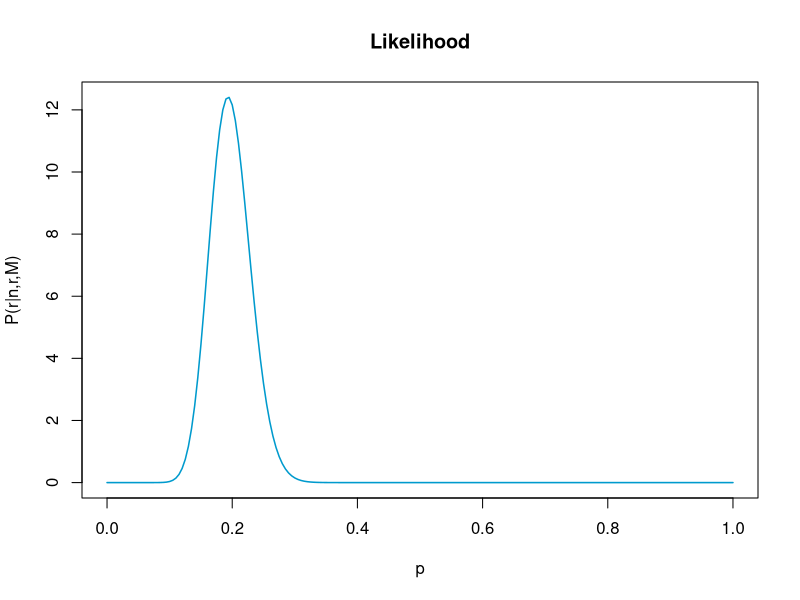
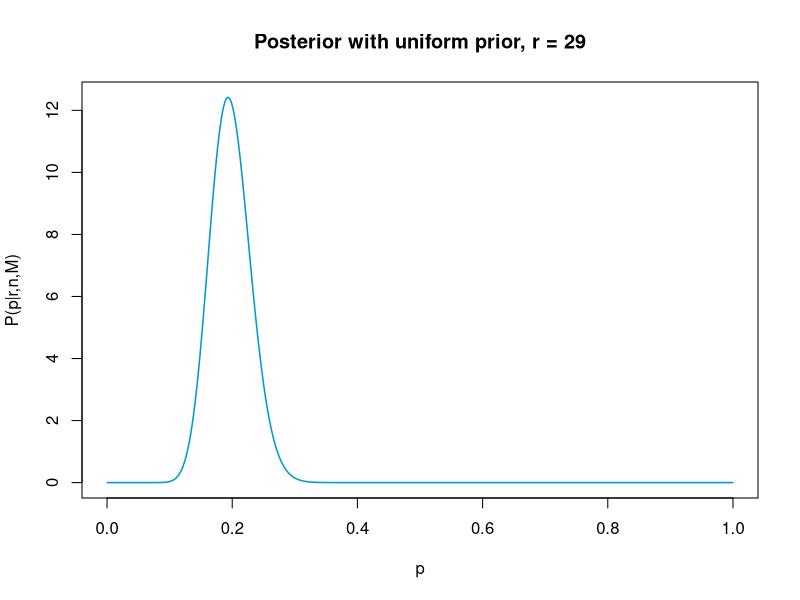
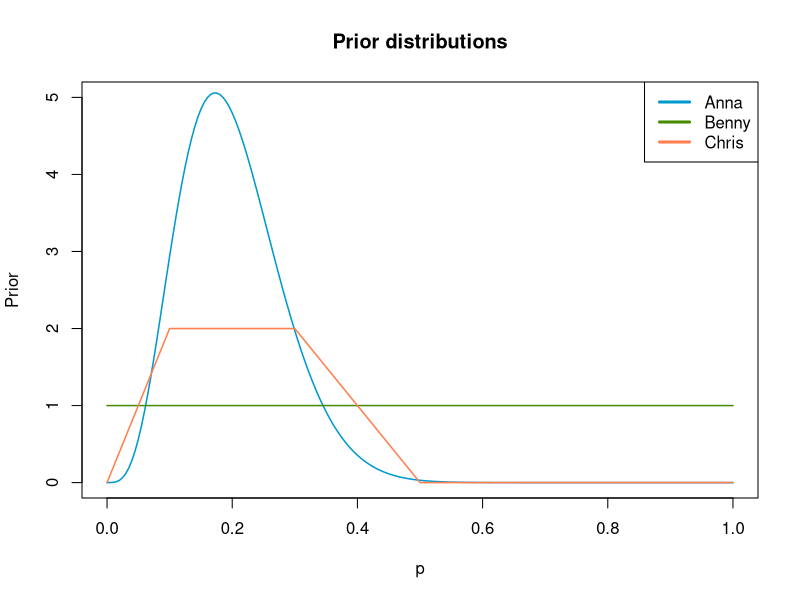
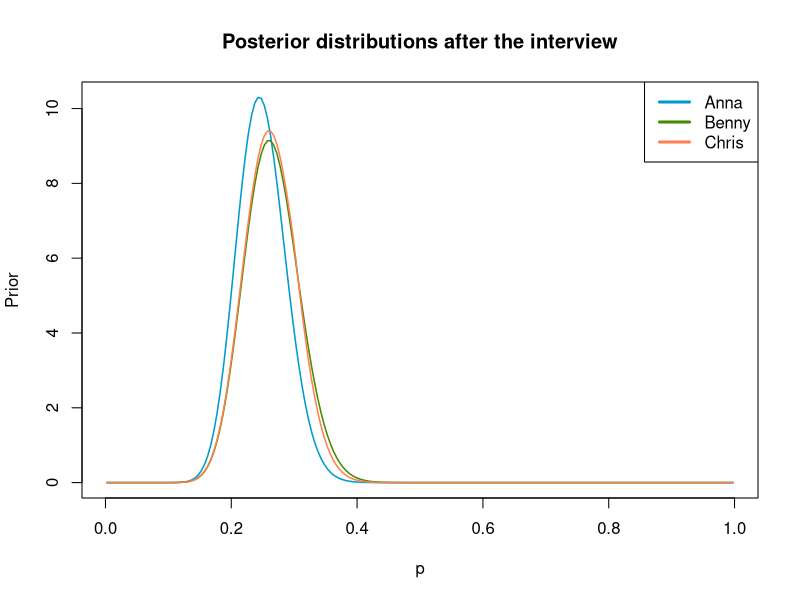
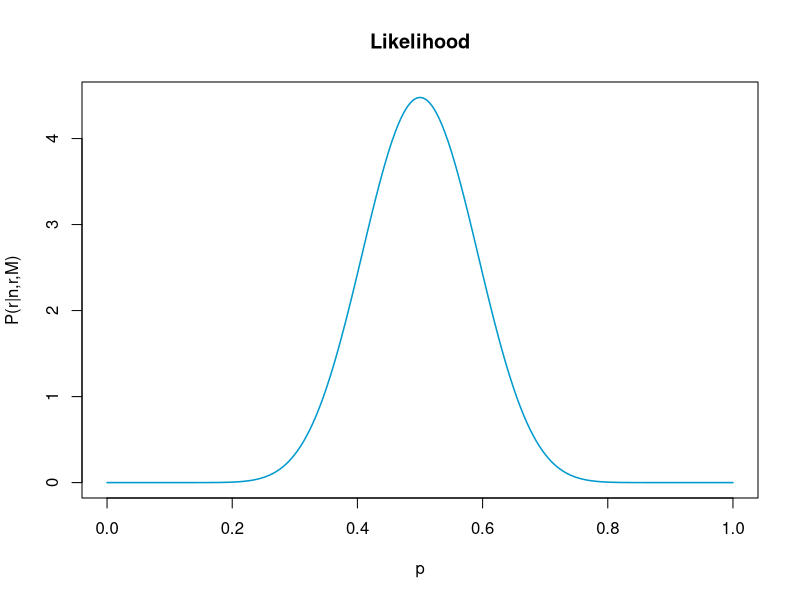
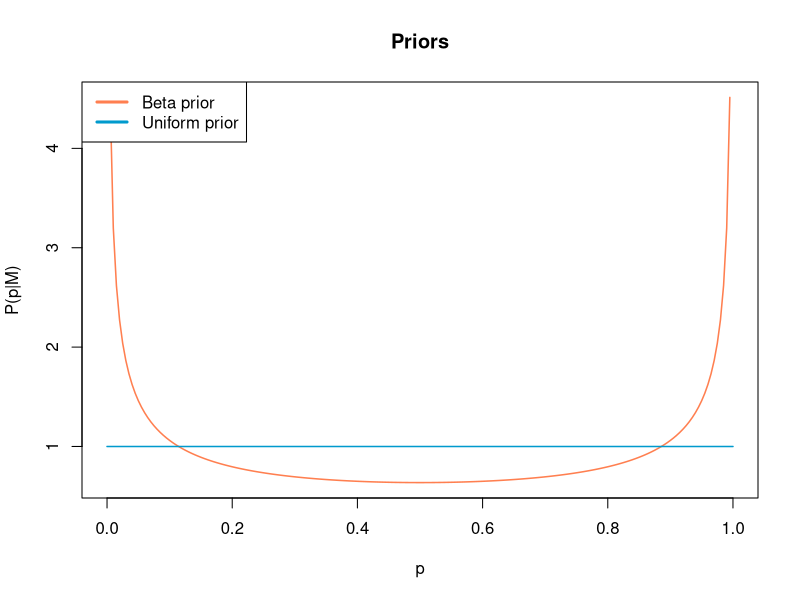
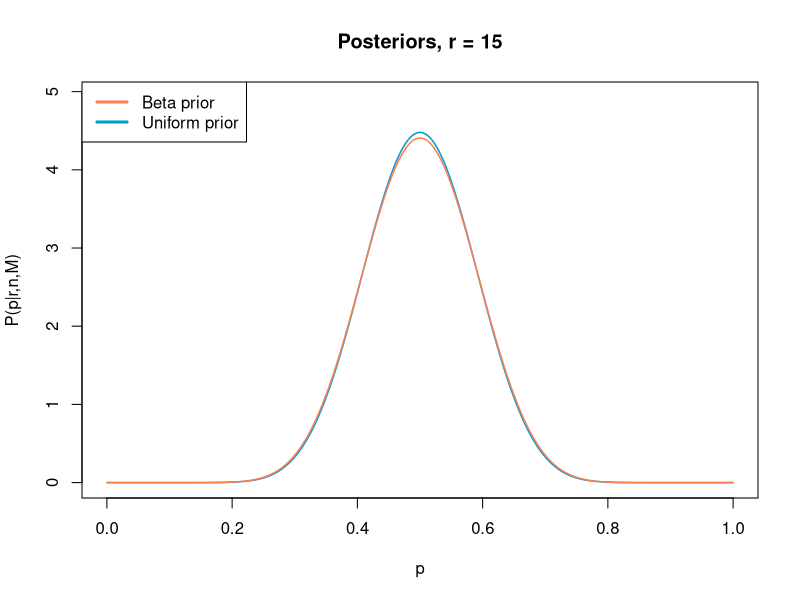
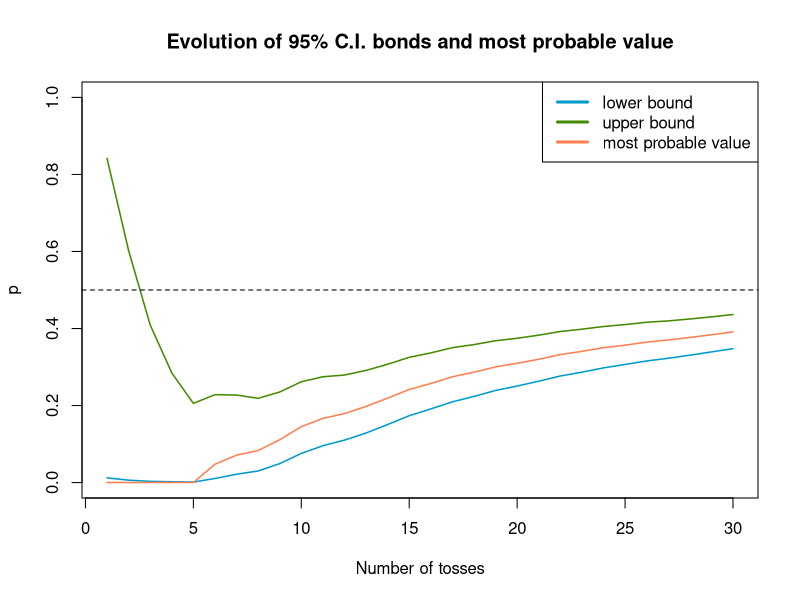

Generate these figures, in order, with R:
## ---- chunk 1
knitr::opts_chunk$set(echo = TRUE)
## ---- chunk 2
n <- 150
r <- 29
p <- seq(0, 1, length.out = 201) 
likelihood <- function(p) {
  return(dbinom(x=r, size=n, prob=p))
}
likelihood1 <- integrate(likelihood,0,1)$value
L <- likelihood(p)/likelihood1
plot(p, L, 
     col = "deepskyblue3", 
     lwd = 1.5,
     type = "l", 
     xlab = "p", 
     ylab = "P(r|n,r,M)",
     main = "Likelihood")

n.sample <- 2000 # number of intervals in which we divide [0,1] 
delta.p <- 1/n.sample # sub-intervals length
p <- seq(from=1/(2*n.sample), by=1/n.sample, length.out=n.sample)

post.star <- dbinom(x=r, size=n, prob=p) 
post.norm <- post.star/(delta.p*sum(post.star)) 

plot(p, post.norm, 
     type = "l", 
     lwd = 1.5, 
     col = "deepskyblue3", 
     xlim = c(0,1), 
     xlab = "p", 
     ylab = "P(p|r,n,M)",
     main = paste("Posterior with uniform prior, r =", r)) 
## ---- chunk 3
p <- seq(0, 1, length.out=201) 
alpha.p <- 4.8
beta.p <- 19.2
anna.prior <- function(p, alpha, beta) {
  return(dbeta(p, alpha, beta))
}

benny.prior <- dunif(p)

chris.prior <- function(x){
  prior.v <- ifelse(x >= 0 & x < 0.1, 20*p, 
                    ifelse(x >= 0.1 & x < 0.3, 2,
                           ifelse(x >= 0.3 & x < 0.5, 5-10*x, 0)))
  return(prior.v)
}

plot(p, anna.prior(p, alpha.p, beta.p),
     ylim = c(0,5),
     lwd=1.5,
     type = "l",
     xlab = "p",
     ylab = "Prior",
     col = "deepskyblue3",
     main = "Prior distributions")

lines(p, benny.prior,
      lwd=1.5,
      type = "l",
      col = "chartreuse4")

lines(p, chris.prior(p),
      lwd=1.5,
      type = "l",
      col = "coral")

legend("topright", 
       c("Anna", "Benny", "Chris"), 
       lwd = 3, 
       col = c("deepskyblue3", "chartreuse4", "coral"))
## ---- chunk 4
r <- 26
n <- 100
n.sample <- 200 # number of intervals in which we divide [0,1] 
delta.p <- 1/n.sample # sub-intervals length
p <- seq(from=1/(2*n.sample), by=1/n.sample, length.out=n.sample)

alpha <- alpha.p + r 
beta <- beta.p + n - r 
anna.post<- dbeta(p, alpha, beta)

plot(p, anna.post,
     lwd=1.5,
     type = "l",
     xlab = "p",
     ylab = "Prior",
     col = "deepskyblue3",
     main = "Posterior distributions after the interview")

benny.post.star <- dbinom(x=r, size=n, prob=p)
benny.post.norm <- benny.post.star/(delta.p*sum(benny.post.star))

lines(p, benny.post.norm,
      lwd=1.5,
      type = "l",
      col = "chartreuse4")

chris.posterior <- function(p) {
  return(dbinom(r,n,p)*chris.prior(p))
} 
norm <- integrate(chris.posterior,0,1)$value 
chris.posterior.norm <- function(p) {
  return(dbinom(r,n,p)*chris.prior(p)/norm)
}

lines(p, chris.posterior.norm(p),
      lwd = 1.5,
      type = "l",
      col = "coral")

legend("topright", 
       c("Anna", "Benny", "Chris"), 
       lwd = 3, 
       col = c("deepskyblue3", "chartreuse4", "coral"))
## ---- chunk 5
cat("Most probable value according to Anna:", p[which.max(anna.post)],"\n")
cat("95% credibility interval according to Anna: [x1, x2] = [", p[which.min(abs(0.025-cumsum(anna.post*delta.p)))], 
    ",", p[which.min(abs(0.975-cumsum(anna.post*delta.p)))], "]", "\n")

cat("Most probable value according to Benny:", p[which.max(benny.post.norm)], "\n")
cat("95% credibility interval according to Benny: [x1, x2] = [", p[which.min(abs(0.025-cumsum(benny.post.norm*delta.p)))], 
    ",", p[which.min(abs(0.975-cumsum(benny.post.norm*delta.p)))], "]", "\n")

cat("Most probable value according to Chris:", p[which.max(chris.posterior.norm(p))], "\n")
cat("95% credibility interval according to Chris: [x1, x2] = [", p[which.min(abs(0.025-cumsum(chris.posterior.norm(p)*delta.p)))], 
    ",", p[which.min(abs(0.975-cumsum(chris.posterior.norm(p)*delta.p)))], "]")
## ---- chunk 6
n <- 30
r <- 15  # heads
p <- seq(0, 1, length.out = 201)
likelihood <- function(p) {
  return(dbinom(x=r, size=n, prob=p))
}
likelihood1 <- integrate(likelihood,0,1)$value
L <- likelihood(p)/likelihood1
plot(p, L, 
     col = "deepskyblue3", 
     lwd = 1.5,
     type = "l", 
     xlab = "p", 
     ylab = "P(r|n,r,M)",
     main = "Likelihood")

flat.prior <- dunif(p)

alpha.p <- 0.5 # assume a fair coin
beta.p <- 0.5
beta.prior <- dbeta(p, alpha.p, beta.p)

plot(p, beta.prior,
     col = "coral", 
     type= "l", 
     lty = 1, 
     lwd = 1.5, 
     xlab = "p",
     ylab = "P(p|M)",
     main = "Priors")

lines(p, flat.prior,
     col = "deepskyblue3", 
     type= "l", 
     lty = 1, 
     lwd = 1.5)

legend("topleft", 
       c("Beta prior", "Uniform prior"), 
       lwd = 3, 
       col = c("coral", "deepskyblue3"))

n.sample <- 2000 # number of intervals in which we divide [0,1] 
delta.p <- 1/n.sample # sub-intervals length
p <- seq(from=1/(2*n.sample), by=1/n.sample, length.out=n.sample)
post.star.u <- dbinom(x=r, size=n, prob=p)
post.norm.u <- post.star.u/(delta.p*sum(post.star.u))
plot(p, post.norm.u,
     type = "l", 
     lwd = 1.5, 
     col = "deepskyblue3",
     ylim = c(0, 1.1*max(post.norm.u)),
     xlab = "p", 
     ylab = "P(p|r,n,M)",
     main = paste("Posteriors, r =", r)) 

alpha <- alpha.p + r 
beta <- beta.p + n - r 
post.star.b <- dbeta(p, alpha, beta)
post.norm.b <- post.star.b/(delta.p*sum(post.star.b))
lines(p, post.norm.b,
     type = "l", 
     lwd = 1.5, 
     col = "coral",
     xlab = "p", 
     ylab = "P(p|r,n,M)")

legend("topleft", 
       c("Beta prior", "Uniform prior"), 
       lwd = 3, 
       col = c("coral", "deepskyblue3"))
## ---- chunk 7
cat("Most probable value using an uniform prior:", p[which.max(post.norm.u)],"\n")
cat("95% credibility interval using an uniform prior: [x1, x2] = [", p[which.min(abs(0.025-cumsum(post.norm.u*delta.p)))], 
    ",", p[which.min(abs(0.975-cumsum(post.norm.u*delta.p)))], "]", "\n")

cat("Most probable value using a beta prior:", p[which.max(post.norm.b)], "\n")
cat("95% credibility interval using a beta prior: [x1, x2] = [", p[which.min(abs(0.025-cumsum(post.norm.b*delta.p)))], 
    ",", p[which.min(abs(0.975-cumsum(post.norm.b*delta.p)))], "]", "\n")
## ---- chunk 8
outcomes <- c("T", "T", "T", "T", "T", "H", "T", "T", "H", "H", "T", "T", "H", "H", "H",
              "T", "H", "T", "H", "T", "H", "H", "T", "H", "T", "H", "T", "H", "H", "H")

n <- 30
n.sample <- 2000
delta.p <- 1/n.sample
p <- seq(from=1/(2*n.sample), by=1/n.sample, length.out=n.sample)

r <- 0
upper.bond <- c()
lower.bond <- c()
most.prob <- c()
pst.norm <- dunif(p)
plt = FALSE
for(i in 1:30) {
  if(outcomes[i]=="H") { 
    r <- r + 1
  }
  pst.star <- dbinom(x = r, size = i, prob = p)*pst.norm
  pst.norm <- pst.star/(delta.p*sum(pst.star))
  #cat(p.norm[1:10], "\n")
  if(plt == TRUE) {
    plot(p, pst.norm, 
         type = "l", 
         lwd = 1.5, 
         col = "deepskyblue3",
         xlab = "p",
         ylab = "P(p|r,n,M)",
         main=paste("Posterior, r =", r, ", n =", i))
  }
  #cat(p.norm[1:10], "\n")
  x1 <- p[which.min(abs(0.025-cumsum(pst.norm*delta.p)))]
  x2 <- p[which.min(abs(0.975-cumsum(pst.norm*delta.p)))]
  most.prob <- c(most.prob, p[which.max(pst.norm)])
  lower.bond <- c(lower.bond, x1)
  upper.bond <- c(upper.bond, x2)
}

#cat(lower.bond, "\n")
#cat("\n")
#cat(upper.bond, "\n")
#cat("\n")
#cat(most.prob)

plot(seq(1,30), lower.bond,
     type = "l", 
     lwd = 1.5, 
     ylim = c(0,1),
     col = "deepskyblue3",
     xlab = "Number of tosses",
     ylab = "p",
     main=paste("Evolution of 95% C.I. bonds and most probable value"))

lines(seq(1,30), upper.bond,
      type = "l",
      lwd = 1.5,
      col = "chartreuse4")

lines(seq(1,30), most.prob,
      type = "l",
      lwd = 1.5,
      col = "coral")

legend("topright", 
       c("lower bound", "upper bound", "most probable value"), 
       lwd = 3, 
       col = c("deepskyblue3", "chartreuse4", "coral"))

abline(h = 0.5, lty = 2)
## ---- chunk 9
r <- 0
upper.bond <- c()
lower.bond <- c()
most.prob <- c()
plt = FALSE
pst.norm <- dunif(p)
for(i in 1:30) {
  if(outcomes[i]=="H") { 
    r <- r + 1
  }
  pst.star <- dbinom(x = r, size = i, prob = p)
  pst.norm <- pst.star/(delta.p*sum(pst.star))
  #cat(p.norm[1:10], "\n")
  if(plt == TRUE) {
  plot(p, pst.norm, 
       type = "l", 
       lwd = 1.5, 
       col = "deepskyblue3",
       xlab = "p",
       ylab = "P(p|r,n,M)",
       main=paste("Posterior, r =", r, ", n =", i))
  }
  #cat(p.norm[1:10], "\n")
  x1 <- p[which.min(abs(0.025-cumsum(pst.norm*delta.p)))]
  x2 <- p[which.min(abs(0.975-cumsum(pst.norm*delta.p)))]
  most.prob <- c(most.prob, p[which.max(pst.norm)])
  lower.bond <- c(lower.bond, x1)
  upper.bond <- c(upper.bond, x2)
}

#cat(lower.bond, "\n")
#cat("\n")
#cat(upper.bond, "\n")
#cat("\n")
#cat(most.prob)

plot(seq(1,30), lower.bond,
     type = "l", 
     lwd = 1.5, 
     ylim = c(0,1),
     col = "deepskyblue3",
     xlab = "Number of tosses",
     ylab = "p",
     main=paste("Evolution of 95% C.I. bonds and most probable value"))

lines(seq(1,30), upper.bond,
      type = "l",
      lwd = 1.5,
      col = "chartreuse4")

lines(seq(1,30), most.prob,
      type = "l",
      lwd = 1.5,
      col = "coral")

legend("topright", 
       c("lower bound", "upper bound", "most probable value"), 
       lwd = 3, 
       col = c("deepskyblue3", "chartreuse4", "coral"))

abline(h = 0.5, lty = 2)
